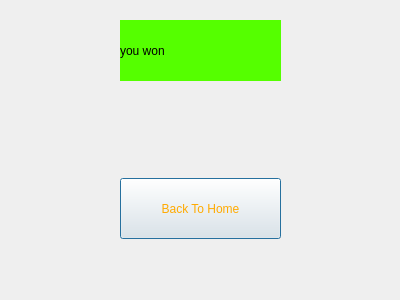
<?xml version="1.0" encoding="UTF-8"?>
<ui version="4.0">
 <class>winnerPage</class>
 <widget class="QDialog" name="winnerPage">
  <property name="geometry">
   <rect>
    <x>0</x>
    <y>0</y>
    <width>400</width>
    <height>300</height>
   </rect>
  </property>
  <property name="windowTitle">
   <string>Dialog</string>
  </property>
  <widget class="QPushButton" name="backToHome">
   <property name="geometry">
    <rect>
     <x>120</x>
     <y>178</y>
     <width>161</width>
     <height>61</height>
    </rect>
   </property>
   <property name="styleSheet">
    <string notr="true">font: italic 9pt &quot;Vivaldi&quot;;
color: rgb(255, 170, 0);</string>
   </property>
   <property name="text">
    <string>Back To Home</string>
   </property>
  </widget>
  <widget class="QLabel" name="label">
   <property name="geometry">
    <rect>
     <x>120</x>
     <y>20</y>
     <width>161</width>
     <height>61</height>
    </rect>
   </property>
   <property name="styleSheet">
    <string notr="true">background-color: rgb(85, 255, 0);
font: 40pt &quot;Chiller&quot;;</string>
   </property>
   <property name="text">
    <string>you won</string>
   </property>
  </widget>
 </widget>
 <resources/>
 <connections/>
</ui>
